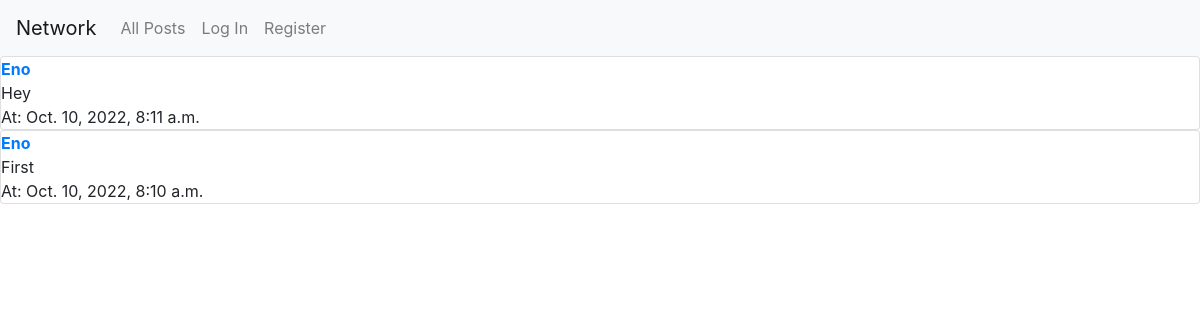
The app's page /, older data.
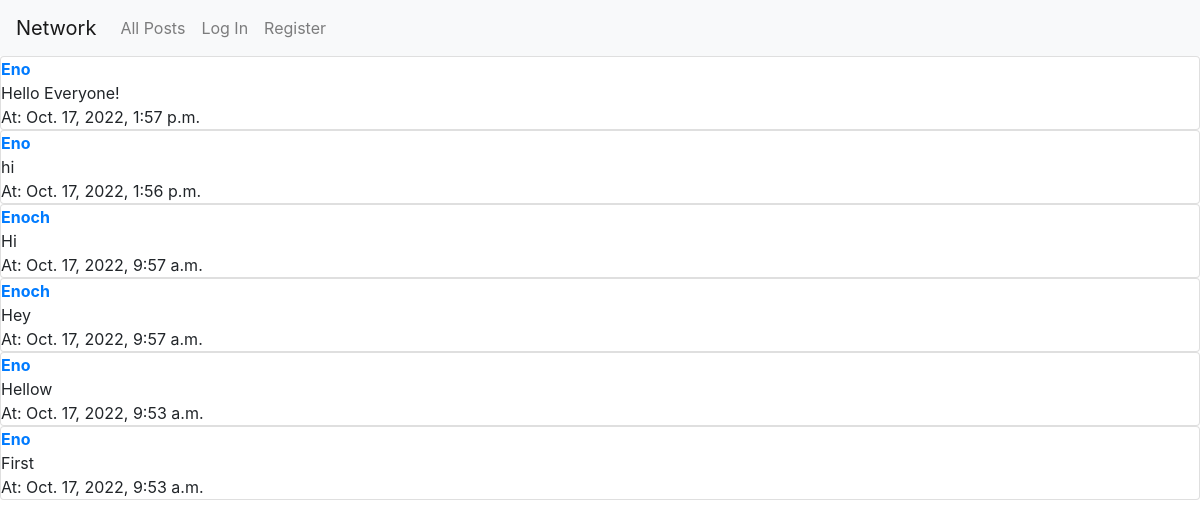
The same page, newer data.
### network/models.py (models this page shows, shortened)
class Post(models.Model):
    body = models.TextField()
    author = models.ForeignKey("User", on_delete=models.CASCADE, related_name="posts")
    date = models.DateTimeField(auto_now_add = True)
    likes = models.ManyToManyField("User", related_name="post_likes")

class User(AbstractUser):
    pass

### network/views.py (the view)
# urls.py: path("", views.index, name="index"),
def index(request):
    posts = Post.objects.all().order_by('-date')
    return render(request, "network/index.html", {
        "posts": posts
    })

### network/templates/network/index.html
{% extends "network/layout.html" %}
{% block body %}
    {% for post in posts %}
    <div class="post_item card ">
        <strong><a href="{% url 'profile' post.author %}">{{post.author}}</a></strong>
        {{ post.body }}<br>
        At: {{ post.date }}
        <br>
    </div>
    {% endfor %}
{% endblock %}

### network/templates/network/layout.html (shortened to what this page needs)
{% load static %}
<!DOCTYPE html>
<html lang="en">
    <head>
        <link rel="stylesheet" href="https://stackpath.bootstrapcdn.com/bootstrap/4.4.1/css/bootstrap.min.css">
        <link href="{% static 'network/styles.css' %}" rel="stylesheet">
    </head>
    <body>
        <nav class="navbar navbar-expand-lg navbar-light bg-light">
            <a class="navbar-brand" href="#">Network</a>
            <div>
              <ul class="navbar-nav mr-auto">
                <li class="nav-item">
                  <a class="nav-link" href="{% url 'index' %}">All Posts</a>
                </li>
                {% if user.is_authenticated %}
                    <li class="nav-item">
                        <a class="nav-link" href="{% url 'following' %}">Following</a>
                    </li>
                    <li class="nav-item">
                        <a class="nav-link" href="{% url 'logout' %}">Log Out</a>
                    </li>
                    <li class="nav-item">
                        <a class="nav-link" href="{% url 'create_post' %}">Create Post</a>
                    </li>
                {% else %}
                    <li class="nav-item">
                        <a class="nav-link" href="{% url 'login' %}">Log In</a>
                    </li>
                    <li class="nav-item">
                        <a class="nav-link" href="{% url 'register' %}">Register</a>
                    </li>
                {% endif %}
              </ul>
            </div>
          </nav>
        <div class="body">
            {% block body %}
            {% endblock %}
        </div>
    </body>
</html>

Row changes from the older to the newer data that the page shows:
added Post: author "Eno", body "Hello Everyone!", date "Oct. 17, 2022, 1:57 p.m."
added Post: author "Eno", body "hi", date "Oct. 17, 2022, 1:56 p.m."
added Post: author "Enoch", body "Hi", date "Oct. 17, 2022, 9:57 a.m."
added Post: author "Enoch", body "Hey", date "Oct. 17, 2022, 9:57 a.m."
changed Post: body "Hey" → "Hellow"; date "Oct. 10, 2022, 8:11 a.m." → "Oct. 17, 2022, 9:53 a.m."
changed Post "First": date "Oct. 10, 2022, 8:10 a.m." → "Oct. 17, 2022, 9:53 a.m."
